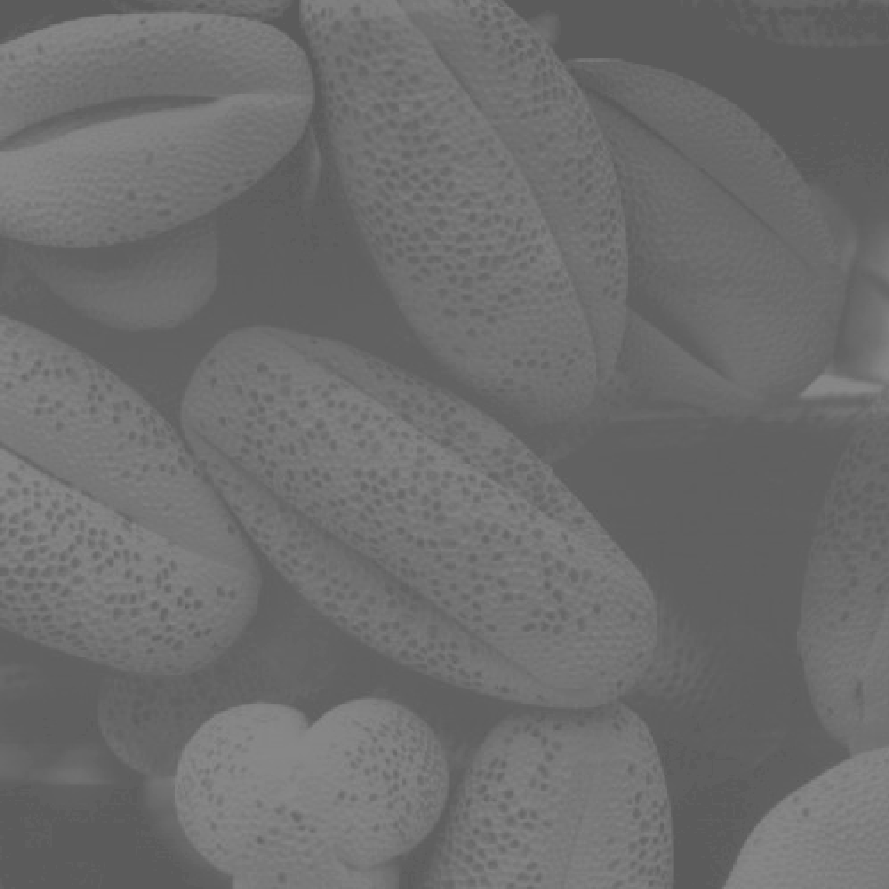
#> input picture chapter3-Intensity Transformations and Spatial Filtering/images/h_e.tif, 889 x 889 px, found by its file name
$ python '1_histogramـequalization.py'
#> lines starting #> are read from the running program, lines starting #| are printed output that depends on the picture
import cv2
import numpy as np
import matplotlib.pyplot as plt

img = cv2.imread('chapter3-Intensity Transformations and Spatial Filtering/images/h_e.tif',0)
#> img is the input picture: shape (889, 889); min 91, max 138, mean 109.1

his = cv2.calcHist([img],[0],None,[256],[0,256])
#> his = 256 values, max 60247 at index 96, min 0 at index 0, mean 3087.2
cdf = his.cumsum()
#> cdf = 256 values from 0 to 790321
mn = img.shape[0]*img.shape[1]
#> mn = 790321

new = cdf[img]*(255/mn)
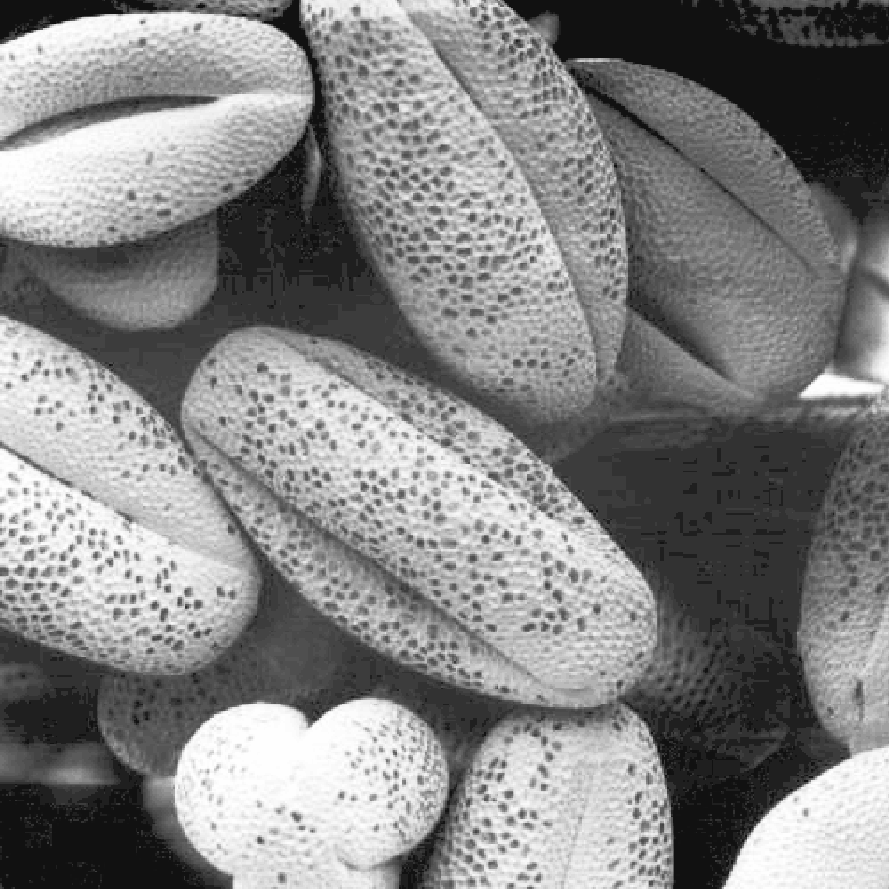
#> new: shape (889, 889) float32; min 17.8, max 255, mean 131.9
new = np.around(new)
new_his = cv2.calcHist([new],[0],None,[256],[0,256])
#> new_his = 256 values, max 60247 at index 50, min 0 at index 0, mean 3087.2

#dst = cv2.equalizeHist(img) all i do in prev lines can be done with this method of opencv.(dst == new)
                            # I just do that to show how it works.

plt.imshow(new)
plt.show()

plt.plot(new_his,label='new')
plt.plot(his,'r',label='old')
plt.legend()
plt.show()
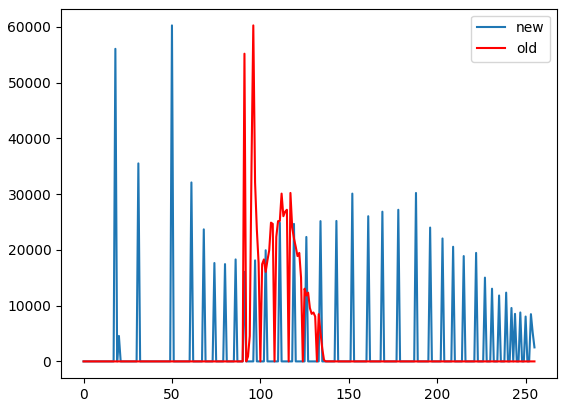
#> figure drawn by matplotlib, 1 panel; curve peaks at x = 50, y = 60247; curve peaks at x = 96, y = 60247
